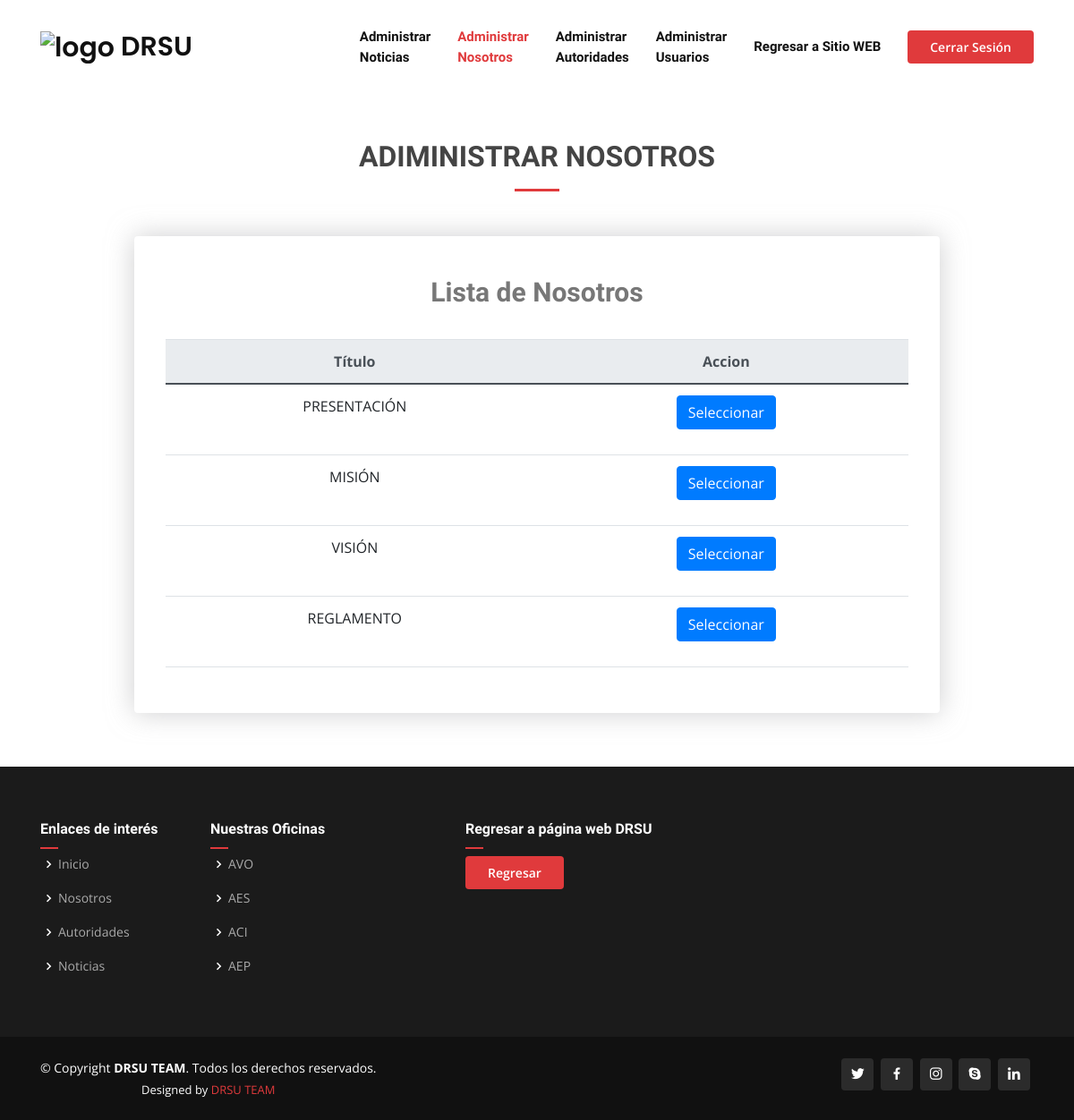
Page /drsu/nosotros/nosotros.php (signed in) on the committed database.
### tables this page shows
CREATE TABLE `drsu_nosotros` (
  `sql_nosotros_id` int(10) UNSIGNED NOT NULL,
  `sql_nosotros_titulo` varchar(250) DEFAULT NULL,
  `sql_nosotros_descripcion` text NOT NULL,
  `sql_nosotros_imagen` varchar(250) NOT NULL,
  `sql_nosotros_pdf` varchar(250) DEFAULT NULL,
  `sql_nosotros_categoria_id` int(10) UNSIGNED NOT NULL
);

CREATE TABLE `drsu_categoria` (
  `sql_categoria_id` int(10) UNSIGNED NOT NULL,
  `sql_categoria_nombre` varchar(50) NOT NULL
);

### drsu/nosotros/nosotros.php (the view, shortened to what this page needs)
<?php require('../drsu_template/header.php');?>
<?php
$sentencia_sql= $conexion->prepare("SELECT
    drsu_nosotros.sql_nosotros_id,
    drsu_nosotros.sql_nosotros_titulo,
    drsu_nosotros.sql_nosotros_descripcion,
    drsu_nosotros.sql_nosotros_imagen,
    drsu_nosotros.sql_nosotros_pdf,
    drsu_categoria.sql_categoria_nombre
    FROM drsu_nosotros
    JOIN drsu_categoria ON drsu_nosotros.sql_nosotros_categoria_id=drsu_categoria.sql_categoria_id
    ORDER BY drsu_nosotros.sql_nosotros_id ASC;");
$sentencia_sql->execute();
$lista_nosotros=$sentencia_sql->fetchAll(PDO::FETCH_ASSOC);
?>
    <section id="contact" class="contact">
        <div class="container">
            <div class="section-title">
                <br/><br/>
                <h2>Adiministrar Nosotros</h2>
            </div>
            <div class="row">
                <center>
                <div class="col-lg-10">
                    <div class="row">
                        <div class="col-md-12">
                            <div class="info-box">
                                <h3>Lista de Nosotros</h3>
                                <br/>
                                <table class="table table-hover">
                                    <thead class="thead-light " >
                                        <tr>
                                            <th>Título</th>
                                            <th>Accion</th>
                                        </tr>
                                    </thead>
                                    <tbody>
                                    <?php foreach($lista_nosotros as $noso) { ?>
                                    <tr>
                                        <td><?php echo $noso['sql_categoria_nombre'] ?></td>
                                    <td>
                                        <form action="selec.php" method="post">
                                            <div class = "form-group">
                                                <input type="submit" name="accion" value="Seleccionar" class="btn btn-primary"/>
                                            </div>
                                        </form>
                                    </td>
                                    </tr>
                                    <?php  } ?>
                                    </tbody>
                                </table>
                            </div>
                        </div>
                    </div>
                </div>
                </center>
            </div>
        </div>
    </section>
<?php
require('../drsu_template/footer.php');
?>

### assets/css/style.css (style rules this page uses)
body { font-family: "Open Sans", sans-serif; color: #444444; }
h1, h2, h3, h4, h5, h6 { font-family: "Raleway", sans-serif; }
section { padding: 60px 0; overflow: hidden; position: relative; }
.section-title { text-align: center; padding-bottom: 30px; position: relative; }
.section-title h2 { font-size: 32px; font-weight: bold; text-transform: uppercase; margin-bottom: 20px; padding-bottom: 20px; position: relative; }
.section-title h2::after { content: ""; position: absolute; display: block; width: 50px; height: 3px; background: #e03a3c; bottom: 0; left: calc(50% - 25px); }
.contact .info-box { color: #444444; text-align: center; box-shadow: 0 0 30px rgba(174, 174, 175, 0.6); padding: 35px; border-radius: 4px; }
.contact .info-box h3 { font-size: 30px; color: #777777; font-weight: 700; margin: 10px 0; text-align: center; }

### rows in the picture
drsu_nosotros: sql_nosotros_categoria.sql_categoria_nombre "PRESENTACIÓN"
drsu_nosotros: sql_nosotros_categoria.sql_categoria_nombre "MISIÓN"
drsu_nosotros: sql_nosotros_categoria.sql_categoria_nombre "VISIÓN"
drsu_nosotros: sql_nosotros_categoria.sql_categoria_nombre "REGLAMENTO"
